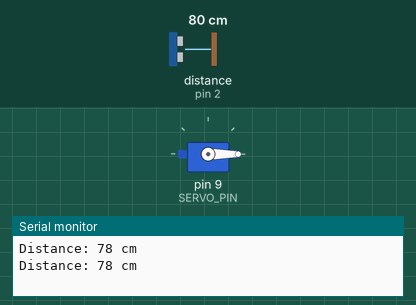
This sketch was run on a simulated Arduino Uno, built with avr-gcc and run on an emulated ATmega328P. Parts: servo, the last lines printed to the serial monitor. Wiring (inferred from the names in the program): ultrasonic range finder: trigger pin 3; echo pin 2. Inputs (shaded band) come from the test bench; at power-on: distance to the obstacle (sensor on pin 2) 80 cm. The echo pulse lasts 58.3 µs per cm.

Above: at 1.8 s.
1.9 s: distance to the obstacle (sensor on pin 2) set to 24 cm
3.4 s: distance to the obstacle (sensor on pin 2) set to 20 cm
At 4.8 s:
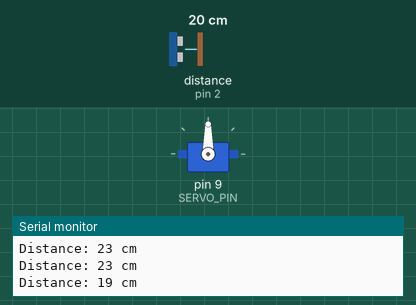
9.5 s: distance to the obstacle (sensor on pin 2) set to 2 cm
Timing chart, 0 to 14.6 s (numbered marks = the images above; inputs shaded):
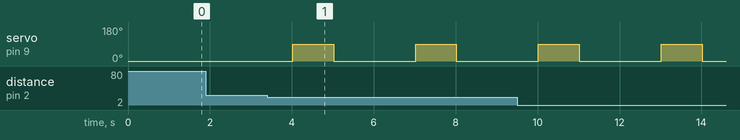

Measured:
- the behaviour switches between 22 and 21 cm on distance to the obstacle (sensor on pin 2) (found by bisection; images 0 and 1)
- after the input at 3.4 s, servo on pin 9 (SERVO_PIN): alternates 90° for 1.0 s and 0° for 2.0 s, starting after 0.62 s

The sketch:

OUVERTURE.ino
```cpp
#include <Servo.h>

#define ECHO_PIN 2   // Broche ECHO du capteur HC-SR04
#define TRIG_PIN 3   // Broche TRIG du capteur HC-SR04
#define SERVO_PIN 9  // Broche de contrôle du servomoteur

Servo servo;

void setup() {
  Serial.begin(9600);
  pinMode(ECHO_PIN, INPUT);
  pinMode(TRIG_PIN, OUTPUT);

  servo.attach(SERVO_PIN);
  servo.write(0);  // Initialiser la position du servomoteur à 0 degrés
}

void loop() {
  long duration, distance_cm;

  // Envoie une impulsion ultrasonique
  digitalWrite(TRIG_PIN, LOW);
  delayMicroseconds(2);
  digitalWrite(TRIG_PIN, HIGH);
  delayMicroseconds(10);
  digitalWrite(TRIG_PIN, LOW);

  // Mesure la durée de l'écho
  duration = pulseIn(ECHO_PIN, HIGH);

  // Convertit la durée en distance
  distance_cm = duration * 0.034 / 2;

  // Affiche la distance mesurée
  Serial.print("Distance: ");
  Serial.print(distance_cm);
  Serial.println(" cm");

  // Condition pour ouvrir la poubelle lorsque la distance atteint 20 cm
  if (distance_cm <= 20) {
    servo.write(90);  // Position du servomoteur pour ouvrir la poubelle
    delay(1000);      // Temps d'ouverture de la poubelle
    servo.write(0);   // Revenir à la position initiale du servomoteur
    delay(1000);      // Temps de fermeture de la poubelle
  }

  delay(1000);
}
```
